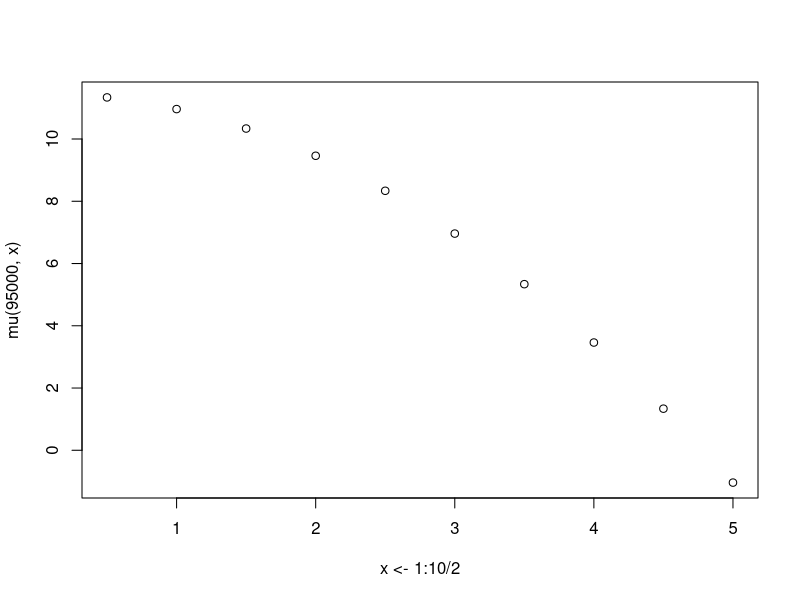
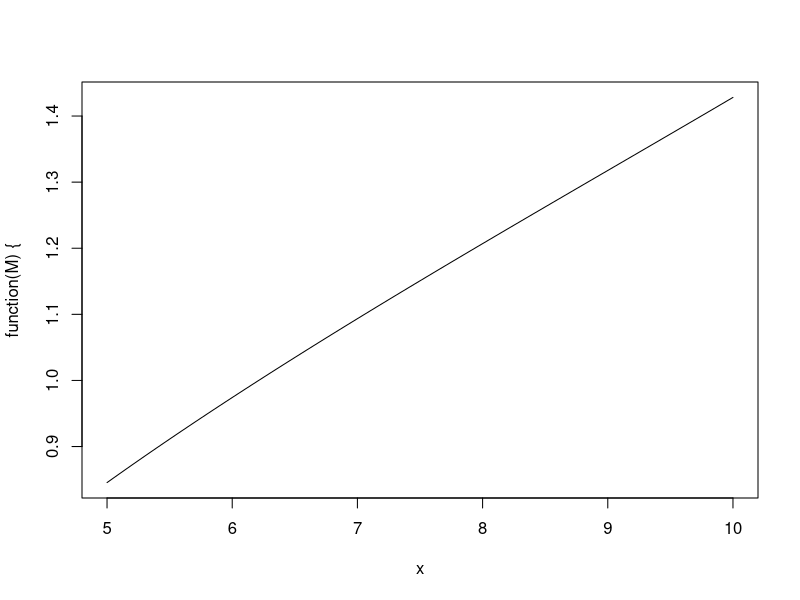
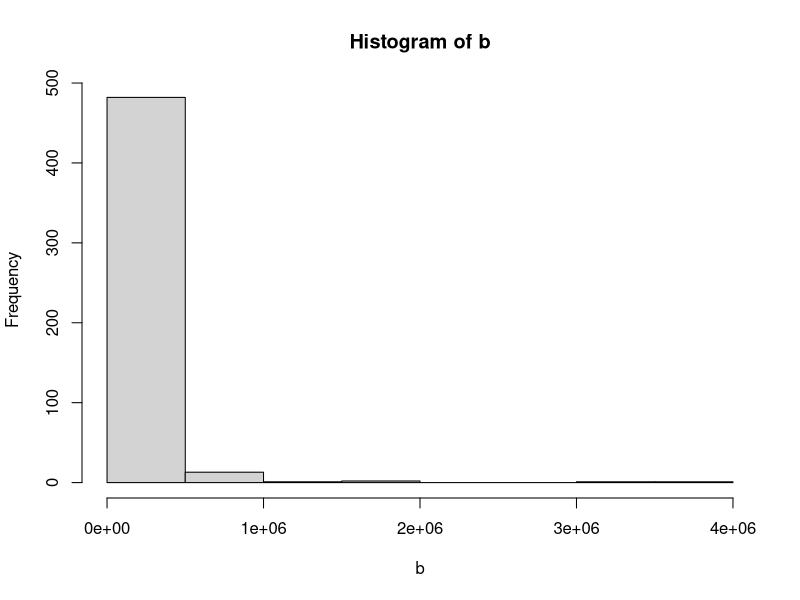
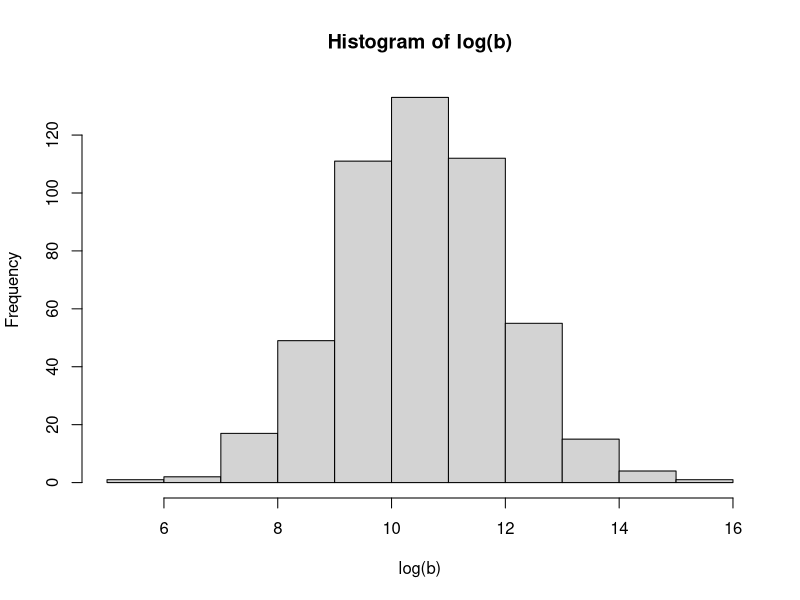

These charts were generated, in order, by the following R code: (Note: this script raises an error after producing the figures.)
# What is the best sigma to use for severity dist?

mu <- function(exp, sigma) {
  log(exp) - (sigma^2) / 2
}


plot(x <- 1:10/2, mu(95000, x))

muestra <- function(exp, sigma, n) {
  rlnorm(n, mu(exp, sigma), sigma)
}



# For normal, expect that 95% of claims will be within +/- 1.96 std.dev.
#
#   mu + 1.96 * sigma [normal]
#   exp(mu + 1.96 * sigma) [lognormal]
#   exp(mu) * exp(Q * sigma), Q = 1.96 (or qnorm that gives desired confidence)
#
#   exp(mu) * exp(Q * sigma)    exp(mu + Q * sigma)
#   ------------------------ = ---------------------
#    exp(mu + sigma^2 / 2)     exp(mu + sigma^2 / 2)
#
#   = exp(Q * sigma - sigma^2 / 2)
#  
#   I want that to be less than or equal to M
#
#   M >= exp(Q * sigma - sigma^2 / 2)
#   
#   0 = 1/2 * sigma^2 - Q * sigma + log(M)
#
#   sigma = Q - sqrt(Q^2 - 2log(M))
#   


sigma <- function(a, M) {
  D <- qnorm(a)
  b <- D^2 - 2*log(M)
  ifelse(D - sqrt(b) <= 0, D + sqrt(b), D - sqrt(b))
}

plot(function(M) {sigma(0.99, M)}, from = 5, to = 10)


sigma(0.99, 10)




# sigma of 1.4 is ideal
b <- muestra(95000, 1.4, 500)
hist(b)
hist(log(b))

a <- sapply(1:100, function(x) {muestra(95000, 1.4, 500) %>% mean})
hist(a, freq = FALSE)


